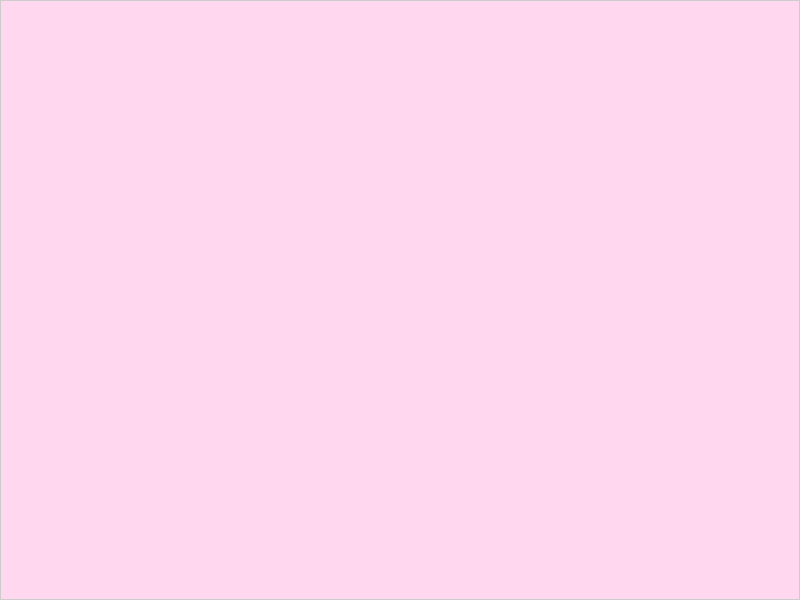
Frame 1 (no input)
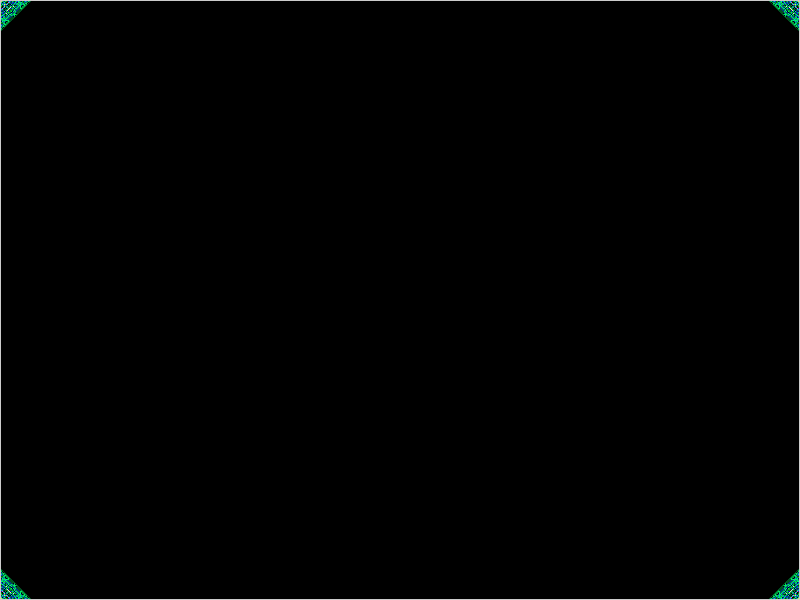
Frame 60 (the mouse pressed at the canvas centre just before this capture)
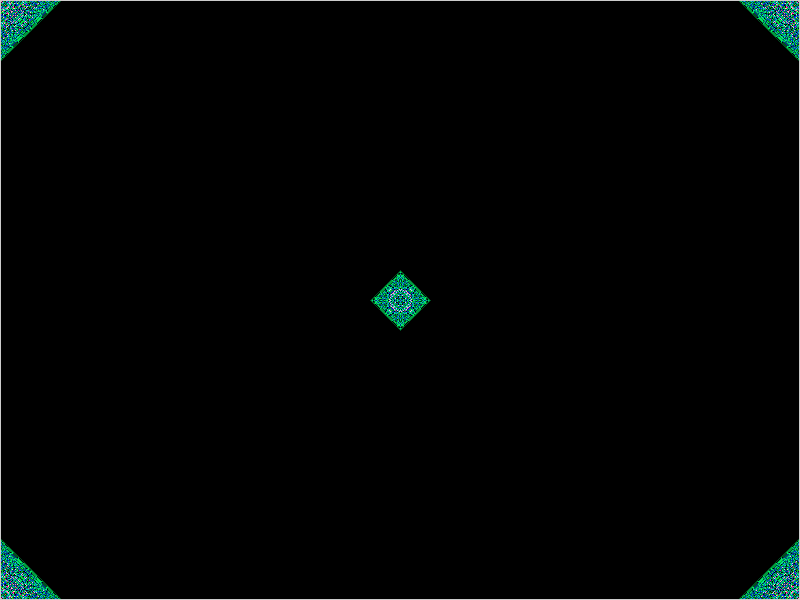
Frame 120 (the mouse held since frame 60 and released just before this capture)

The Processing sketch that drew these frames (run headless with seeded random() and noise(); from frame 60 on, the mouse is pressed at the canvas centre):

// Processing sketch: More_Craziness
// ── More_Craziness.pde
int cs[][]; //colors

void setup(){
  size(800,600);
  cs = new int[width][height];
  for(int y=1;y<height-1;y++){
    for(int x=1;x<width-1;x++){
      cs[x][y]=color(0);
    }
  }
}

void draw(){
  if(mousePressed) cs[constrain(mouseX,0,width-1)][constrain(mouseY,0,height-1)] = (int)color(random(0,255));
  for(int y=1;y<height-1;y++){
    for(int x=1;x<width-1;x++){
      //color c= (abs(cs[x+1][y]*cs[x-1][y])+abs(cs[x][y-1]*cs[x][y+1])>20000)?color(255)*100:color(0);
      
      int res = abs(cs[x+1][y]*cs[x-1][y])+abs(cs[x][y-1]*cs[x][y+1]);
      color c= (res>200)?cs[x][y]+10000:cs[x][y]-10000;
      
      //int res = abs(cs[x+1][y]*cs[x-1][y]*cs[x][y-1]*cs[x][y+1]);
      //color c= (res>2000)?cs[x][y]+10:cs[x][y];
      
     //color c = (cs[x][y]+cs[x-1][y-1]+cs[x+1][y+1]+cs[x-1][y+1]+cs[x+1][y-1])*10;
      
      set(x,y, c);
    }
  }
  for(int y=1;y<height-1;y++){
    for(int x=1;x<width-1;x++){
      cs[x][y]= get(x,y);
    }
  }
}
